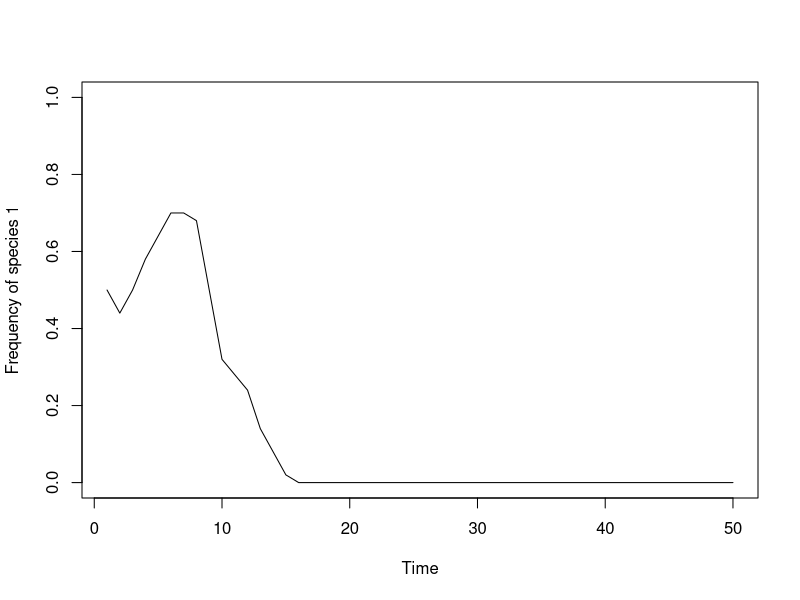

This figure's R source:
J <- 50
init.1 <- J/2
COM <- vector(length = J)
COM[1:init.1] <- 1; COM[(init.1+1):J] <- 2
num.years <- 50
year <- 2

freq.1.vec <- vector(length = num.years)
freq.1.vec[1] <- init.1/J

for (i in 1:(J*(num.years-1))) {

freq.1 <- sum(COM==1)/J
Pr.1 <- freq.1
COM[ceiling(J*runif(1))] <- sample(c(1,2), 1, prob=c(Pr.1,1-Pr.1))
      
if (i %% J == 0) {
	freq.1.vec[year] <- sum(COM==1)/J
	year <- year + 1
}
}

plot(1:num.years, freq.1.vec, type="l", xlab="Time", 
ylab="Frequency of species 1", ylim=c(0,1))
